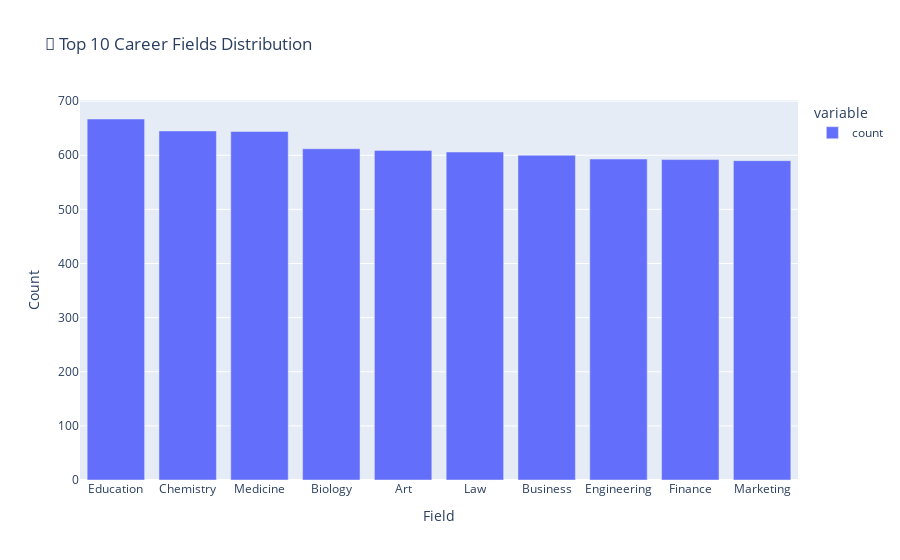
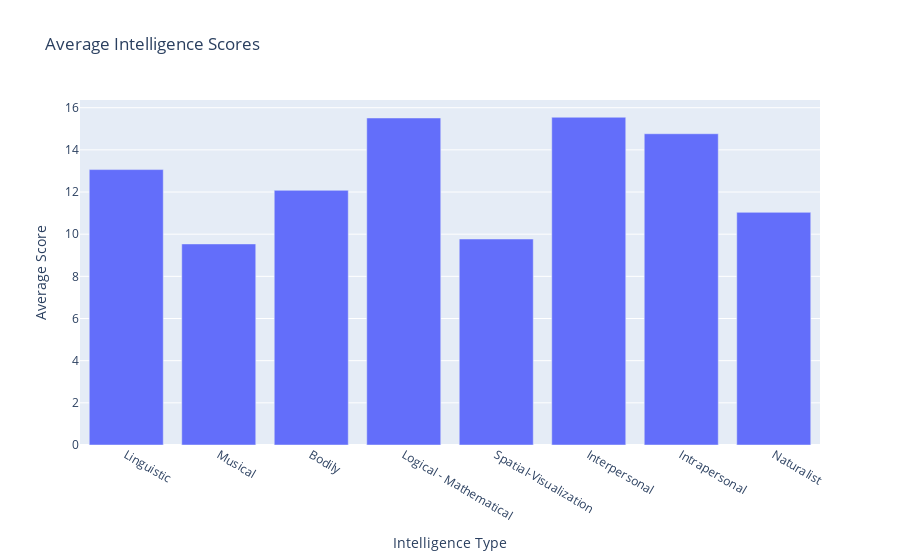
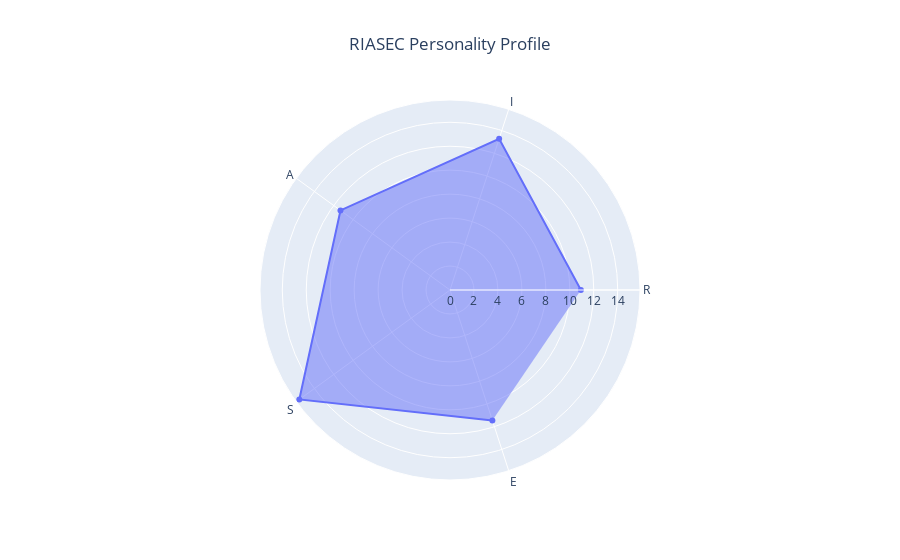

The cell these charts' notebook holds for them, in order:
### Markdown cell above
##  Data Visualization & Analysis

### Code cell
# Create visualizations
print(" CREATING VISUALIZATIONS")

# Career Field Distribution
if 'Field' in df_career_clean.columns:
    fig = px.bar(df_career_clean['Field'].value_counts().head(10), 
                 title="🎯 Top 10 Career Fields Distribution",
                 labels={'index': 'Field', 'value': 'Count'})
    fig.show()

# Skills Distribution
if skill_cols:
    avg_skills = df_skills_clean[skill_cols].mean()
    fig = px.bar(x=avg_skills.index, y=avg_skills.values,
                 title=" Average Intelligence Scores",
                 labels={'x': 'Intelligence Type', 'y': 'Average Score'})
    fig.show()

# RIASEC Radar Chart
riasec_cols = [col for col in df_skills_clean.columns if col.startswith('RIASEC_')]
if riasec_cols:
    avg_riasec = df_skills_clean[riasec_cols].mean()
    
    fig = go.Figure()
    fig.add_trace(go.Scatterpolar(
        r=avg_riasec.values,
        theta=[col.replace('RIASEC_', '') for col in avg_riasec.index],
        fill='toself',
        name='RIASEC Profile'
    ))
    
    fig.update_layout(title=" RIASEC Personality Profile", title_x=0.5)
    fig.show()

print(" Visualizations created!")

### Figure 1 — Plotly figure (JSON) as saved in the notebook; plotly's stock layout.template omitted (floating-point values rounded to 4 significant figures)
{"data": [{"alignmentgroup": "True", "hovertemplate": "variable=count<br>Field=%{x}<br>Count=%{y}<extra></extra>", "legendgroup": "count", "marker": {"color": "#636efa", "pattern": {"shape": ""}}, "name": "count", "offsetgroup": "count", "orientation": "v", "showlegend": true, "textposition": "auto", "type": "bar", "x": ["Education", "Chemistry", "Medicine", "Biology", "Art", "Law", "Business", "Engineering", "Finance", "Marketing"], "xaxis": "x", "y": [667, 645, 644, 612, 609, 606, 600, 593, 592, 590], "yaxis": "y"}], "layout": {"barmode": "relative", "legend": {"title": {"text": "variable"}, "tracegroupgap": 0}, "title": {"text": "🎯 Top 10 Career Fields Distribution"}, "xaxis": {"anchor": "y", "domain": [0, 1], "title": {"text": "Field"}}, "yaxis": {"anchor": "x", "domain": [0, 1], "title": {"text": "Count"}}}}

### Figure 2 — Plotly figure (JSON) as saved in the notebook; plotly's stock layout.template omitted (floating-point values rounded to 4 significant figures)
{"data": [{"alignmentgroup": "True", "hovertemplate": "Intelligence Type=%{x}<br>Average Score=%{y}<extra></extra>", "legendgroup": "", "marker": {"color": "#636efa", "pattern": {"shape": ""}}, "name": "", "offsetgroup": "", "orientation": "v", "showlegend": false, "textposition": "auto", "type": "bar", "x": ["Linguistic", "Musical", "Bodily", "Logical - Mathematical", "Spatial-Visualization", "Interpersonal", "Intrapersonal", "Naturalist"], "xaxis": "x", "y": [13.06, 9.537, 12.08, 15.51, 9.771, 15.55, 14.76, 11.04], "yaxis": "y"}], "layout": {"barmode": "relative", "legend": {"tracegroupgap": 0}, "title": {"text": " Average Intelligence Scores"}, "xaxis": {"anchor": "y", "domain": [0, 1], "title": {"text": "Intelligence Type"}}, "yaxis": {"anchor": "x", "domain": [0, 1], "title": {"text": "Average Score"}}}}

### Figure 3 — Plotly figure (JSON) as saved in the notebook; plotly's stock layout.template omitted (floating-point values rounded to 4 significant figures)
{"data": [{"fill": "toself", "name": "RIASEC Profile", "r": [10.93, 13.27, 11.3, 15.55, 11.44], "theta": ["R", "I", "A", "S", "E"], "type": "scatterpolar"}], "layout": {"title": {"text": " RIASEC Personality Profile", "x": 0.5}}}
